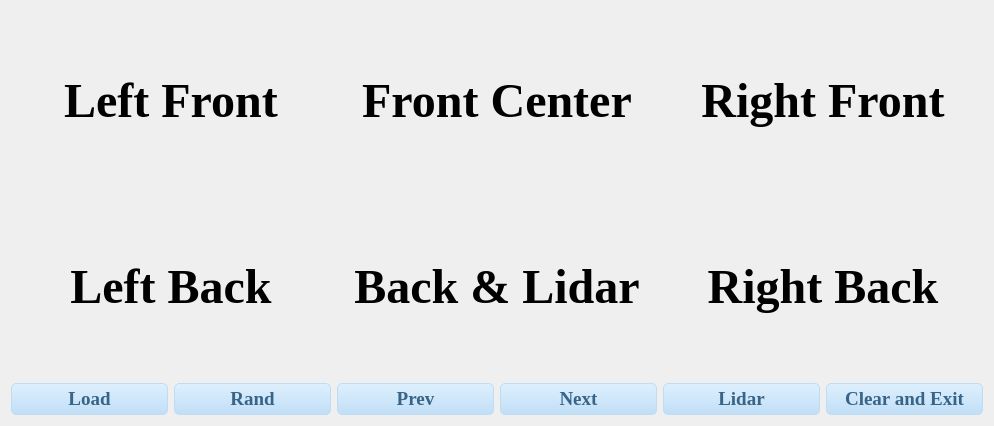
<?xml version="1.0" encoding="UTF-8"?>
<ui version="4.0">
 <class>form</class>
 <widget class="QWidget" name="form">
  <property name="geometry">
   <rect>
    <x>0</x>
    <y>0</y>
    <width>994</width>
    <height>426</height>
   </rect>
  </property>
  <property name="windowTitle">
   <string>Form</string>
  </property>
  <layout class="QGridLayout" name="gridLayout_2">
   <item row="1" column="0" colspan="2">
    <widget class="QLabel" name="left_back_label">
     <property name="sizePolicy">
      <sizepolicy hsizetype="Preferred" vsizetype="Preferred">
       <horstretch>0</horstretch>
       <verstretch>0</verstretch>
      </sizepolicy>
     </property>
     <property name="font">
      <font>
       <family>Times New Roman</family>
       <pointsize>36</pointsize>
       <weight>75</weight>
       <italic>false</italic>
       <bold>true</bold>
      </font>
     </property>
     <property name="focusPolicy">
      <enum>Qt::NoFocus</enum>
     </property>
     <property name="styleSheet">
      <string notr="true"/>
     </property>
     <property name="lineWidth">
      <number>1</number>
     </property>
     <property name="text">
      <string>Left Back</string>
     </property>
     <property name="alignment">
      <set>Qt::AlignCenter</set>
     </property>
     <property name="margin">
      <number>0</number>
     </property>
    </widget>
   </item>
   <item row="0" column="0" colspan="2">
    <widget class="QLabel" name="left_front_label">
     <property name="sizePolicy">
      <sizepolicy hsizetype="Preferred" vsizetype="Preferred">
       <horstretch>0</horstretch>
       <verstretch>0</verstretch>
      </sizepolicy>
     </property>
     <property name="font">
      <font>
       <family>Times New Roman</family>
       <pointsize>36</pointsize>
       <weight>75</weight>
       <italic>false</italic>
       <bold>true</bold>
      </font>
     </property>
     <property name="focusPolicy">
      <enum>Qt::NoFocus</enum>
     </property>
     <property name="styleSheet">
      <string notr="true"/>
     </property>
     <property name="lineWidth">
      <number>1</number>
     </property>
     <property name="text">
      <string>Left Front</string>
     </property>
     <property name="alignment">
      <set>Qt::AlignCenter</set>
     </property>
     <property name="margin">
      <number>0</number>
     </property>
    </widget>
   </item>
   <item row="2" column="1">
    <widget class="QPushButton" name="rand_button">
     <property name="sizePolicy">
      <sizepolicy hsizetype="Preferred" vsizetype="Preferred">
       <horstretch>0</horstretch>
       <verstretch>0</verstretch>
      </sizepolicy>
     </property>
     <property name="maximumSize">
      <size>
       <width>16777215</width>
       <height>32</height>
      </size>
     </property>
     <property name="font">
      <font>
       <family>Times New Roman</family>
       <pointsize>14</pointsize>
       <weight>75</weight>
       <bold>true</bold>
      </font>
     </property>
     <property name="mouseTracking">
      <bool>false</bool>
     </property>
     <property name="styleSheet">
      <string notr="true">border-style:none;
border:1px solid #C0DCF2;
color:#386487;
padding:5px;
min-height:20px;
border-radius:5px;
background:qlineargradient(spread:pad,x1:0,y1:0,x2:0,y2:1,stop:0 #DEF0FE,stop:1 #C0DEF6);</string>
     </property>
     <property name="text">
      <string>Rand</string>
     </property>
    </widget>
   </item>
   <item row="1" column="4" colspan="2">
    <widget class="QLabel" name="right_back_label">
     <property name="sizePolicy">
      <sizepolicy hsizetype="Preferred" vsizetype="Preferred">
       <horstretch>0</horstretch>
       <verstretch>0</verstretch>
      </sizepolicy>
     </property>
     <property name="font">
      <font>
       <family>Times New Roman</family>
       <pointsize>36</pointsize>
       <weight>75</weight>
       <italic>false</italic>
       <bold>true</bold>
      </font>
     </property>
     <property name="focusPolicy">
      <enum>Qt::NoFocus</enum>
     </property>
     <property name="styleSheet">
      <string notr="true"/>
     </property>
     <property name="lineWidth">
      <number>1</number>
     </property>
     <property name="text">
      <string>Right Back</string>
     </property>
     <property name="alignment">
      <set>Qt::AlignCenter</set>
     </property>
     <property name="margin">
      <number>0</number>
     </property>
    </widget>
   </item>
   <item row="2" column="3">
    <widget class="QPushButton" name="next_button">
     <property name="sizePolicy">
      <sizepolicy hsizetype="Preferred" vsizetype="Preferred">
       <horstretch>0</horstretch>
       <verstretch>0</verstretch>
      </sizepolicy>
     </property>
     <property name="maximumSize">
      <size>
       <width>16777215</width>
       <height>32</height>
      </size>
     </property>
     <property name="font">
      <font>
       <family>Times New Roman</family>
       <pointsize>14</pointsize>
       <weight>75</weight>
       <bold>true</bold>
      </font>
     </property>
     <property name="mouseTracking">
      <bool>false</bool>
     </property>
     <property name="styleSheet">
      <string notr="true">border-style:none;
border:1px solid #C0DCF2;
color:#386487;
padding:5px;
min-height:20px;
border-radius:5px;
background:qlineargradient(spread:pad,x1:0,y1:0,x2:0,y2:1,stop:0 #DEF0FE,stop:1 #C0DEF6);</string>
     </property>
     <property name="text">
      <string>Next</string>
     </property>
    </widget>
   </item>
   <item row="1" column="2" colspan="2">
    <widget class="QLabel" name="back_label">
     <property name="sizePolicy">
      <sizepolicy hsizetype="Preferred" vsizetype="Preferred">
       <horstretch>0</horstretch>
       <verstretch>0</verstretch>
      </sizepolicy>
     </property>
     <property name="font">
      <font>
       <family>Times New Roman</family>
       <pointsize>36</pointsize>
       <weight>75</weight>
       <italic>false</italic>
       <bold>true</bold>
      </font>
     </property>
     <property name="focusPolicy">
      <enum>Qt::NoFocus</enum>
     </property>
     <property name="styleSheet">
      <string notr="true"/>
     </property>
     <property name="lineWidth">
      <number>1</number>
     </property>
     <property name="text">
      <string>Back &amp; Lidar</string>
     </property>
     <property name="alignment">
      <set>Qt::AlignCenter</set>
     </property>
     <property name="margin">
      <number>0</number>
     </property>
    </widget>
   </item>
   <item row="2" column="4">
    <widget class="QPushButton" name="lidar_button">
     <property name="sizePolicy">
      <sizepolicy hsizetype="Preferred" vsizetype="Preferred">
       <horstretch>0</horstretch>
       <verstretch>0</verstretch>
      </sizepolicy>
     </property>
     <property name="maximumSize">
      <size>
       <width>16777215</width>
       <height>32</height>
      </size>
     </property>
     <property name="font">
      <font>
       <family>Times New Roman</family>
       <pointsize>14</pointsize>
       <weight>75</weight>
       <bold>true</bold>
      </font>
     </property>
     <property name="mouseTracking">
      <bool>false</bool>
     </property>
     <property name="styleSheet">
      <string notr="true">border-style:none;
border:1px solid #C0DCF2;
color:#386487;
padding:5px;
min-height:20px;
border-radius:5px;
background:qlineargradient(spread:pad,x1:0,y1:0,x2:0,y2:1,stop:0 #DEF0FE,stop:1 #C0DEF6);</string>
     </property>
     <property name="text">
      <string>Lidar</string>
     </property>
    </widget>
   </item>
   <item row="0" column="4" colspan="2">
    <widget class="QLabel" name="right_front_label">
     <property name="sizePolicy">
      <sizepolicy hsizetype="Preferred" vsizetype="Preferred">
       <horstretch>0</horstretch>
       <verstretch>0</verstretch>
      </sizepolicy>
     </property>
     <property name="font">
      <font>
       <family>Times New Roman</family>
       <pointsize>36</pointsize>
       <weight>75</weight>
       <italic>false</italic>
       <bold>true</bold>
      </font>
     </property>
     <property name="focusPolicy">
      <enum>Qt::NoFocus</enum>
     </property>
     <property name="styleSheet">
      <string notr="true"/>
     </property>
     <property name="lineWidth">
      <number>1</number>
     </property>
     <property name="text">
      <string>Right Front</string>
     </property>
     <property name="alignment">
      <set>Qt::AlignCenter</set>
     </property>
     <property name="margin">
      <number>0</number>
     </property>
    </widget>
   </item>
   <item row="2" column="2">
    <widget class="QPushButton" name="prev_button">
     <property name="sizePolicy">
      <sizepolicy hsizetype="Preferred" vsizetype="Preferred">
       <horstretch>0</horstretch>
       <verstretch>0</verstretch>
      </sizepolicy>
     </property>
     <property name="maximumSize">
      <size>
       <width>16777215</width>
       <height>32</height>
      </size>
     </property>
     <property name="font">
      <font>
       <family>Times New Roman</family>
       <pointsize>14</pointsize>
       <weight>75</weight>
       <bold>true</bold>
      </font>
     </property>
     <property name="mouseTracking">
      <bool>false</bool>
     </property>
     <property name="styleSheet">
      <string notr="true">border-style:none;
border:1px solid #C0DCF2;
color:#386487;
padding:5px;
min-height:20px;
border-radius:5px;
background:qlineargradient(spread:pad,x1:0,y1:0,x2:0,y2:1,stop:0 #DEF0FE,stop:1 #C0DEF6);</string>
     </property>
     <property name="text">
      <string>Prev</string>
     </property>
    </widget>
   </item>
   <item row="0" column="2" colspan="2">
    <widget class="QLabel" name="front_center_label">
     <property name="sizePolicy">
      <sizepolicy hsizetype="Preferred" vsizetype="Preferred">
       <horstretch>0</horstretch>
       <verstretch>0</verstretch>
      </sizepolicy>
     </property>
     <property name="font">
      <font>
       <family>Times New Roman</family>
       <pointsize>36</pointsize>
       <weight>75</weight>
       <italic>false</italic>
       <bold>true</bold>
      </font>
     </property>
     <property name="focusPolicy">
      <enum>Qt::NoFocus</enum>
     </property>
     <property name="styleSheet">
      <string notr="true"/>
     </property>
     <property name="lineWidth">
      <number>1</number>
     </property>
     <property name="text">
      <string>Front Center</string>
     </property>
     <property name="alignment">
      <set>Qt::AlignCenter</set>
     </property>
     <property name="margin">
      <number>0</number>
     </property>
    </widget>
   </item>
   <item row="2" column="0">
    <widget class="QPushButton" name="load_button">
     <property name="sizePolicy">
      <sizepolicy hsizetype="Preferred" vsizetype="Preferred">
       <horstretch>0</horstretch>
       <verstretch>0</verstretch>
      </sizepolicy>
     </property>
     <property name="maximumSize">
      <size>
       <width>16777215</width>
       <height>32</height>
      </size>
     </property>
     <property name="font">
      <font>
       <family>Times New Roman</family>
       <pointsize>14</pointsize>
       <weight>75</weight>
       <bold>true</bold>
      </font>
     </property>
     <property name="mouseTracking">
      <bool>false</bool>
     </property>
     <property name="styleSheet">
      <string notr="true">border-style:none;
border:1px solid #C0DCF2;
color:#386487;
padding:5px;
min-height:20px;
border-radius:5px;
background:qlineargradient(spread:pad,x1:0,y1:0,x2:0,y2:1,stop:0 #DEF0FE,stop:1 #C0DEF6);</string>
     </property>
     <property name="text">
      <string>Load</string>
     </property>
    </widget>
   </item>
   <item row="2" column="5">
    <widget class="QPushButton" name="exit_button">
     <property name="sizePolicy">
      <sizepolicy hsizetype="Preferred" vsizetype="Preferred">
       <horstretch>0</horstretch>
       <verstretch>0</verstretch>
      </sizepolicy>
     </property>
     <property name="maximumSize">
      <size>
       <width>16777215</width>
       <height>32</height>
      </size>
     </property>
     <property name="font">
      <font>
       <family>Times New Roman</family>
       <pointsize>14</pointsize>
       <weight>75</weight>
       <bold>true</bold>
      </font>
     </property>
     <property name="mouseTracking">
      <bool>false</bool>
     </property>
     <property name="styleSheet">
      <string notr="true">border-style:none;
border:1px solid #C0DCF2;
color:#386487;
padding:5px;
min-height:20px;
border-radius:5px;
background:qlineargradient(spread:pad,x1:0,y1:0,x2:0,y2:1,stop:0 #DEF0FE,stop:1 #C0DEF6);</string>
     </property>
     <property name="text">
      <string>Clear and Exit</string>
     </property>
    </widget>
   </item>
  </layout>
 </widget>
 <resources/>
 <connections/>
</ui>
